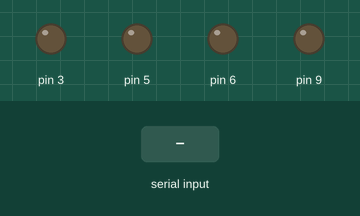
Recording of a sketch running on a simulated Arduino Uno, built with avr-gcc and run on an emulated ATmega328P. Shown: output pins drawn as LEDs (lit = HIGH). The test bench sets the inputs (shaded band).

Above: at 1.2 s.
1.3 s: "f" received over the second serial link
At 1.9 s:
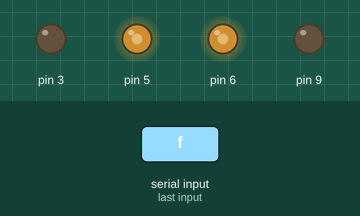
2.8 s: "b" received over the second serial link
At 3.1 s:
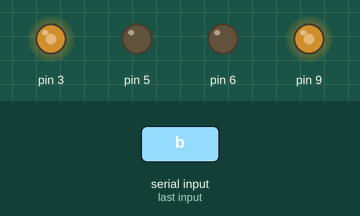
4.3 s: "l" received over the second serial link
At 5.4 s:
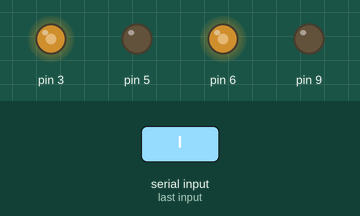
5.8 s: "r" received over the second serial link
At 6.6 s:
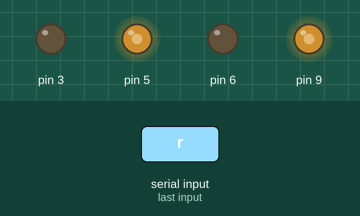
Timing chart, 0 to 8.3 s (numbered marks = the images above; inputs shaded):
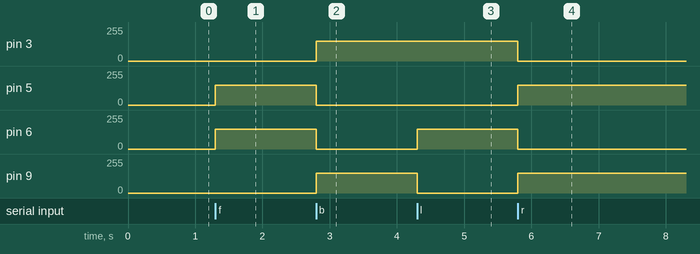

Measured:
- after the input at 1.3 s, pin 5, pin 6: 0/255 → 150/255 at once
- after the input at 2.8 s, pin 3, pin 9: 0/255 → 150/255 at once; pin 5, pin 6: 150/255 → 0/255 at once
- after the input at 4.3 s, pin 6: 0/255 → 150/255 at once; pin 9: 150/255 → 0/255 at once
- after the input at 5.8 s, pin 3, pin 6: 150/255 → 0/255 at once; pin 5, pin 9: 0/255 → 150/255 at once

The sketch:

pj_RC_CAR01.ino
```cpp
#include <SoftwareSerial.h>
SoftwareSerial BT(7, 8);

void forward1() {
  analogWrite(3, 0); //
  analogWrite(5, 150);
  analogWrite(6, 150);
  analogWrite(9, 0); //
}
void backward1() {
  analogWrite(3, 150);
  analogWrite(5, 0);
  analogWrite(6, 0);
  analogWrite(9, 150);
}
void turnleft() {
  analogWrite(3, 150);
  analogWrite(5, 0);
  analogWrite(6, 150);
  analogWrite(9, 0);
}
void turnright() {
  analogWrite(3, 0);
  analogWrite(5, 150);
  analogWrite(6, 0);
  analogWrite(9, 150);
}

void stopall() {
  analogWrite(3, 0);
  analogWrite(5, 0);
  analogWrite(6, 0);
  analogWrite(9, 0);
}

void setup() {
  pinMode(3, OUTPUT);
  pinMode(5, OUTPUT);
  pinMode(6, OUTPUT);
  pinMode(9, OUTPUT);
  BT.begin(9600);
}

void loop() {
  if (BT.available()) {
    char c = BT.read();
    if (c == 'f')forward1();
    if (c == 'b')backward1();
    if (c == 'l')turnleft();
    if (c == 'r')turnright();
    if (c == 's')stopall();
  }
}
```
